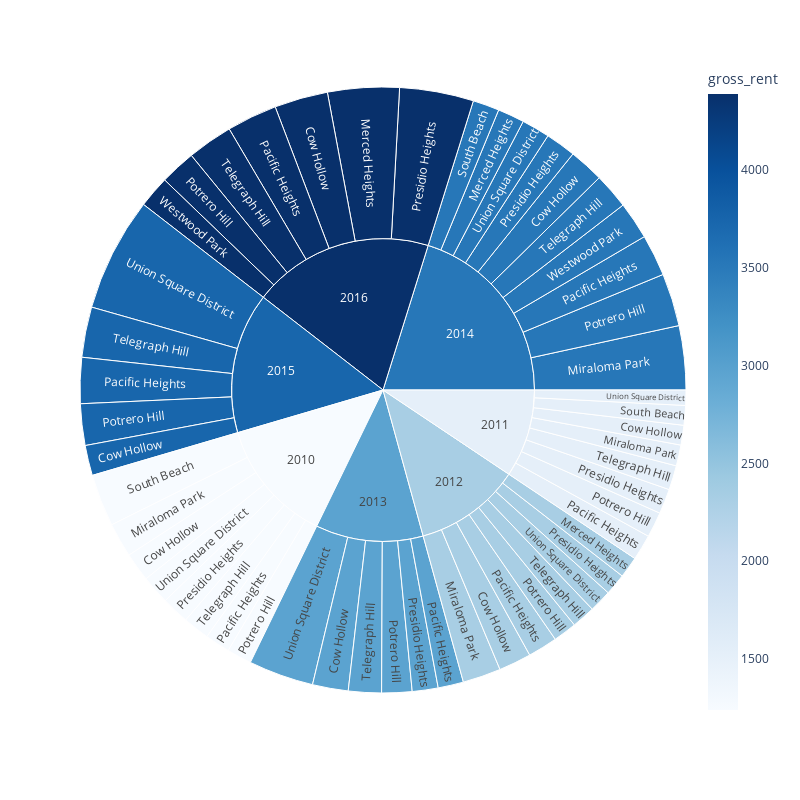

The cell this chart's notebook holds for it:
### Markdown cell above
### Create a sunburst chart to conduct a costs analysis of most expensive neighborhoods in San Francisco per year

### Code cell
# Sunburst Plot
px.sunburst(
    df_expensive_neighborhoods_per_year,
    path=['year', 'neighborhood'],
    values='sale_price_sqr_foot',
    color='gross_rent',
    color_continuous_scale='blues',
    width=800,
    height=800
)

### Figure 1 — Plotly figure (JSON) as saved in the notebook; plotly's stock layout.template omitted (floating-point values rounded to 4 significant figures)
{"data": [{"branchvalues": "total", "customdata": [[1239], [1530.0], [2324], [2971], [3528.0], [3739.0], [4390], [2324], [3528], [4390], [1239], [1530], [2324], [3528], [1239], [1530], [2324], [2971], [3528], [3739], [4390], [1239], [1530], [2324], [2971], [3528], [3739], [4390], [1239], [1530], [2324], [2971], [3528], [4390], [1239], [1530], [3528], [1239], [1530], [2324.0], [2971], [3528.0], [3739], [4390], [1239], [1530], [2324], [2971], [3528], [3739.0], [3528.0], [4390], [1239.0], [1530], [2324.0], [2971.0], [3528.0], [3739], [4390]], "domain": {"x": [0, 1], "y": [0, 1]}, "hovertemplate": "labels=%{label}<br>sale_price_sqr_foot=%{value}<br>parent=%{parent}<br>id=%{id}<br>gross_rent=%{color}<extra></extra>", "ids": ["2010/Cow Hollow", "2011/Cow Hollow", "2012/Cow Hollow", "2013/Cow Hollow", "2014/Cow Hollow", "2015/Cow Hollow", "2016/Cow Hollow", "2012/Merced Heights", "2014/Merced Heights", "2016/Merced Heights", "2010/Miraloma Park", "2011/Miraloma Park", "2012/Miraloma Park", "2014/Miraloma Park", "2010/Pacific Heights", "2011/Pacific Heights", "2012/Pacific Heights", "2013/Pacific Heights", "2014/Pacific Heights", "2015/Pacific Heights", "2016/Pacific Heights", "2010/Potrero Hill", "2011/Potrero Hill", "2012/Potrero Hill", "2013/Potrero Hill", "2014/Potrero Hill", "2015/Potrero Hill", "2016/Potrero Hill", "2010/Presidio Heights", "2011/Presidio Heights", "2012/Presidio Heights", "2013/Presidio Heights", "2014/Presidio Heights", "2016/Presidio Heights", "2010/South Beach", "2011/South Beach", "2014/South Beach", "2010/Telegraph Hill", "2011/Telegraph Hill", "2012/Telegraph Hill", "2013/Telegraph Hill", "2014/Telegraph Hill", "2015/Telegraph Hill", "2016/Telegraph Hill", "2010/Union Square District", "2011/Union Square District", "2012/Union Square District", "2013/Union Square District", "2014/Union Square District", "2015/Union Square District", "2014/Westwood Park", "2016/Westwood Park", "2010", "2011", "2012", "2013", "2014", "2015", "2016"], "labels": ["Cow Hollow", "Cow Hollow", "Cow Hollow", "Cow Hollow", "Cow Hollow", "Cow Hollow", "Cow Hollow", "Merced Heights", "Merced Heights", "Merced Heights", "Miraloma Park", "Miraloma Park", "Miraloma Park", "Miraloma Park", "Pacific Heights", "Pacific Heights", "Pacific Heights", "Pacific Heights", "Pacific Heights", "Pacific Heights", "Pacific Heights", "Potrero Hill", "Potrero Hill", "Potrero Hill", "Potrero Hill", "Potrero Hill", "Potrero Hill", "Potrero Hill", "Presidio Heights", "Presidio Heights", "Presidio Heights", "Presidio Heights", "Presidio Heights", "Presidio Heights", "South Beach", "South Beach", "South Beach", "Telegraph Hill", "Telegraph Hill", "Telegraph Hill", "Telegraph Hill", "Telegraph Hill", "Telegraph Hill", "Telegraph Hill", "Union Square District", "Union Square District", "Union Square District", "Union Square District", "Union Square District", "Union Square District", "Westwood Park", "Westwood Park", "2010", "2011", "2012", "2013", "2014", "2015", "2016"], "marker": {"coloraxis": "coloraxis", "colors": [1239, 1530.0, 2324, 2971, 3528.0, 3739.0, 4390, 2324, 3528, 4390, 1239, 1530, 2324, 3528, 1239, 1530, 2324, 2971, 3528, 3739, 4390, 1239, 1530, 2324, 2971, 3528, 3739, 4390, 1239, 1530, 2324, 2971, 3528, 4390, 1239, 1530, 3528, 1239, 1530, 2324.0, 2971, 3528.0, 3739, 4390, 1239, 1530, 2324, 2971, 3528, 3739.0, 3528.0, 4390, 1239.0, 1530, 2324.0, 2971.0, 3528.0, 3739, 4390]}, "name": "", "parents": ["2010", "2011", "2012", "2013", "2014", "2015", "2016", "2012", "2014", "2016", "2010", "2011", "2012", "2014", "2010", "2011", "2012", "2013", "2014", "2015", "2016", "2010", "2011", "2012", "2013", "2014", "2015", "2016", "2010", "2011", "2012", "2013", "2014", "2016", "2010", "2011", "2014", "2010", "2011", "2012", "2013", "2014", "2015", "2016", "2010", "2011", "2012", "2013", "2014", "2015", "2014", "2016", "", "", "", "", "", "", ""], "type": "sunburst", "values": [569.4, 390.6, 644.8, 707.4, 691.9, 598.6, 1059.0, 421.1, 528.7, 1417.0, 680.6, 414.7, 756.2, 1268.0, 496.5, 509.0, 586.2, 503.9, 824.7, 910.2, 996.4, 491.5, 503.1, 466.6, 598.7, 1045.0, 821.3, 707.7, 549.4, 493.8, 426.6, 512.8, 603.5, 1466.0, 1037.0, 388.6, 524.6, 524.8, 483.4, 465.8, 653.3, 708.2, 997.0, 903.0, 569.2, 302.1, 445.2, 1290.0, 558.3, 2259.0, 743.0, 631.2, 4918.0, 3485.0, 4213.0, 4267.0, 7496.0, 5586.0, 7180.0]}], "layout": {"coloraxis": {"colorbar": {"title": {"text": "gross_rent"}}, "colorscale": [[0, "rgb(247,251,255)"], [0.125, "rgb(222,235,247)"], [0.25, "rgb(198,219,239)"], [0.375, "rgb(158,202,225)"], [0.5, "rgb(107,174,214)"], [0.625, "rgb(66,146,198)"], [0.75, "rgb(33,113,181)"], [0.875, "rgb(8,81,156)"], [1, "rgb(8,48,107)"]]}, "height": 800, "legend": {"tracegroupgap": 0}, "margin": {"t": 60}, "width": 800}}
